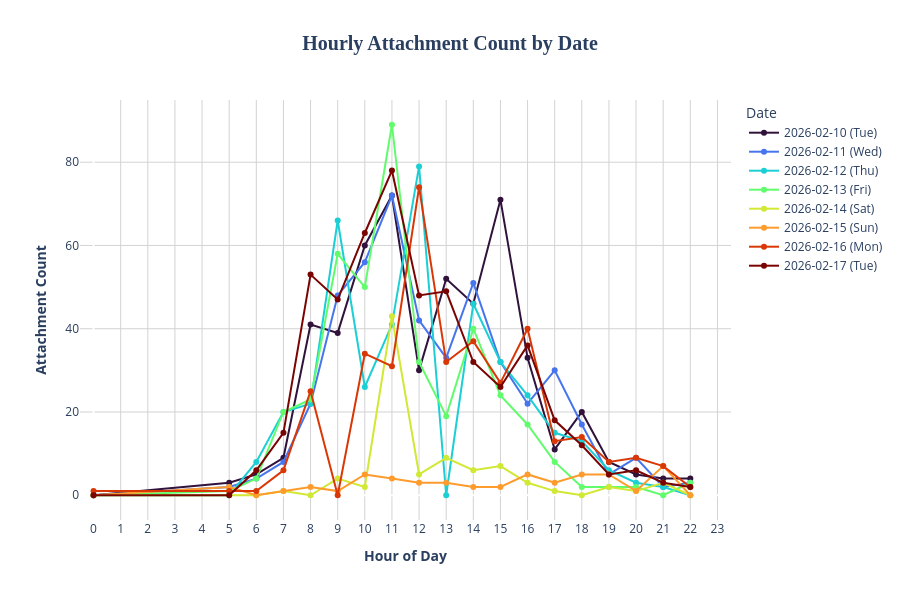

Notebook code for this chart:
### Code cell
# Group by date and hour of created_at and count attachment_id
hourly_counts = egvp_data.groupby([egvp_data['created_at'].dt.date, egvp_data['created_at'].dt.hour])['attachment_id'].count()
hourly_counts = hourly_counts.unstack(level=0).fillna(0)

import plotly.graph_objects as go
import plotly.express as px

fig = go.Figure()

# Get color palette for 31 dates
colors = px.colors.sample_colorscale('Turbo', [i / (len(hourly_counts.columns) - 1) for i in range(len(hourly_counts.columns))])

for idx, date in enumerate(hourly_counts.columns):
    # Get weekday name
    weekday_name = pd.Timestamp(date).strftime('%a')  # Short weekday name (Mon, Tue, etc.)
    label = f"{date} ({weekday_name})"
    
    fig.add_trace(go.Scatter(
        x=hourly_counts.index,
        y=hourly_counts[date],
        mode='lines+markers',
        name=label,
        line=dict(color=colors[idx], width=2),
        marker=dict(size=6),
        hovertemplate=f'<b>{label}</b><br>Hour: %{{x}}<br>Count: %{{y}}<extra></extra>'
    ))

fig.update_layout(
    title=dict(
        text='<b>Hourly Attachment Count by Date</b>',
        font=dict(size=20, family='Arial Black'),
        x=0.5,
        xanchor='center'
    ),
    xaxis=dict(
        title='<b>Hour of Day</b>',
        showgrid=True,
        gridcolor='lightgray',
        tickmode='linear',
        tick0=0,
        dtick=1,
        range=[-0.5, 23.5]
    ),
    yaxis=dict(
        title='<b>Attachment Count</b>',
        showgrid=True,
        gridcolor='lightgray'
    ),
    plot_bgcolor='white',
    paper_bgcolor='white',
    hovermode='x unified',
    height=600,
    legend=dict(
        title='Date',
        orientation='v',
        yanchor='top',
        y=1,
        xanchor='left',
        x=1.02
    )
)

fig.show()

### Figure 1 — Plotly figure (JSON) as saved in the notebook; plotly's stock layout.template omitted (floating-point values rounded to 4 significant figures)
{"data": [{"hovertemplate": "<b>2026-02-10 (Tue)</b><br>Hour: %{x}<br>Count: %{y}<extra></extra>", "line": {"color": "rgb(48, 18, 59)", "width": 2}, "marker": {"size": 6}, "mode": "lines+markers", "name": "2026-02-10 (Tue)", "type": "scatter", "x": [0, 5, 6, 7, 8, 9, 10, 11, 12, 13, 14, 15, 16, 17, 18, 19, 20, 21, 22], "y": [0.0, 3.0, 5.0, 9.0, 41.0, 39.0, 60.0, 72.0, 30.0, 52.0, 46.0, 71.0, 33.0, 11.0, 20.0, 8.0, 5.0, 4.0, 4.0]}, {"hovertemplate": "<b>2026-02-11 (Wed)</b><br>Hour: %{x}<br>Count: %{y}<extra></extra>", "line": {"color": "rgb(70, 117, 237)", "width": 2}, "marker": {"size": 6}, "mode": "lines+markers", "name": "2026-02-11 (Wed)", "type": "scatter", "x": [0, 5, 6, 7, 8, 9, 10, 11, 12, 13, 14, 15, 16, 17, 18, 19, 20, 21, 22], "y": [0.0, 2.0, 4.0, 8.0, 22.0, 48.0, 56.0, 72.0, 42.0, 33.0, 51.0, 32.0, 22.0, 30.0, 17.0, 5.0, 9.0, 2.0, 3.0]}, {"hovertemplate": "<b>2026-02-12 (Thu)</b><br>Hour: %{x}<br>Count: %{y}<extra></extra>", "line": {"color": "rgb(27, 207, 212)", "width": 2}, "marker": {"size": 6}, "mode": "lines+markers", "name": "2026-02-12 (Thu)", "type": "scatter", "x": [0, 5, 6, 7, 8, 9, 10, 11, 12, 13, 14, 15, 16, 17, 18, 19, 20, 21, 22], "y": [0.0, 0.0, 8.0, 20.0, 22.0, 66.0, 26.0, 41.0, 79.0, 0.0, 46.0, 32.0, 24.0, 15.0, 13.0, 6.0, 3.0, 2.0, 0.0]}, {"hovertemplate": "<b>2026-02-13 (Fri)</b><br>Hour: %{x}<br>Count: %{y}<extra></extra>", "line": {"color": "rgb(97, 252, 108)", "width": 2}, "marker": {"size": 6}, "mode": "lines+markers", "name": "2026-02-13 (Fri)", "type": "scatter", "x": [0, 5, 6, 7, 8, 9, 10, 11, 12, 13, 14, 15, 16, 17, 18, 19, 20, 21, 22], "y": [0.0, 1.0, 4.0, 20.0, 23.0, 58.0, 50.0, 89.0, 32.0, 19.0, 40.0, 24.0, 17.0, 8.0, 2.0, 2.0, 2.0, 0.0, 3.0]}, {"hovertemplate": "<b>2026-02-14 (Sat)</b><br>Hour: %{x}<br>Count: %{y}<extra></extra>", "line": {"color": "rgb(209, 232, 52)", "width": 2}, "marker": {"size": 6}, "mode": "lines+markers", "name": "2026-02-14 (Sat)", "type": "scatter", "x": [0, 5, 6, 7, 8, 9, 10, 11, 12, 13, 14, 15, 16, 17, 18, 19, 20, 21, 22], "y": [0.0, 0.0, 0.0, 1.0, 0.0, 4.0, 2.0, 43.0, 5.0, 9.0, 6.0, 7.0, 3.0, 1.0, 0.0, 2.0, 1.0, 3.0, 0.0]}, {"hovertemplate": "<b>2026-02-15 (Sun)</b><br>Hour: %{x}<br>Count: %{y}<extra></extra>", "line": {"color": "rgb(254, 155, 45)", "width": 2}, "marker": {"size": 6}, "mode": "lines+markers", "name": "2026-02-15 (Sun)", "type": "scatter", "x": [0, 5, 6, 7, 8, 9, 10, 11, 12, 13, 14, 15, 16, 17, 18, 19, 20, 21, 22], "y": [0.0, 2.0, 0.0, 1.0, 2.0, 1.0, 5.0, 4.0, 3.0, 3.0, 2.0, 2.0, 5.0, 3.0, 5.0, 5.0, 1.0, 7.0, 0.0]}, {"hovertemplate": "<b>2026-02-16 (Mon)</b><br>Hour: %{x}<br>Count: %{y}<extra></extra>", "line": {"color": "rgb(217, 56, 6)", "width": 2}, "marker": {"size": 6}, "mode": "lines+markers", "name": "2026-02-16 (Mon)", "type": "scatter", "x": [0, 5, 6, 7, 8, 9, 10, 11, 12, 13, 14, 15, 16, 17, 18, 19, 20, 21, 22], "y": [1.0, 1.0, 1.0, 6.0, 25.0, 0.0, 34.0, 31.0, 74.0, 32.0, 37.0, 27.0, 40.0, 13.0, 14.0, 8.0, 9.0, 7.0, 2.0]}, {"hovertemplate": "<b>2026-02-17 (Tue)</b><br>Hour: %{x}<br>Count: %{y}<extra></extra>", "line": {"color": "rgb(122, 4, 2)", "width": 2}, "marker": {"size": 6}, "mode": "lines+markers", "name": "2026-02-17 (Tue)", "type": "scatter", "x": [0, 5, 6, 7, 8, 9, 10, 11, 12, 13, 14, 15, 16, 17, 18, 19, 20, 21, 22], "y": [0.0, 0.0, 6.0, 15.0, 53.0, 47.0, 63.0, 78.0, 48.0, 49.0, 32.0, 26.0, 36.0, 18.0, 12.0, 5.0, 6.0, 3.0, 2.0]}], "layout": {"height": 600, "hovermode": "x unified", "legend": {"orientation": "v", "title": {"text": "Date"}, "x": 1.02, "xanchor": "left", "y": 1, "yanchor": "top"}, "paper_bgcolor": "white", "plot_bgcolor": "white", "title": {"font": {"family": "Arial Black", "size": 20}, "text": "<b>Hourly Attachment Count by Date</b>", "x": 0.5, "xanchor": "center"}, "xaxis": {"dtick": 1, "gridcolor": "lightgray", "range": [-0.5, 23.5], "showgrid": true, "tick0": 0, "tickmode": "linear", "title": {"text": "<b>Hour of Day</b>"}}, "yaxis": {"gridcolor": "lightgray", "showgrid": true, "title": {"text": "<b>Attachment Count</b>"}}}}
